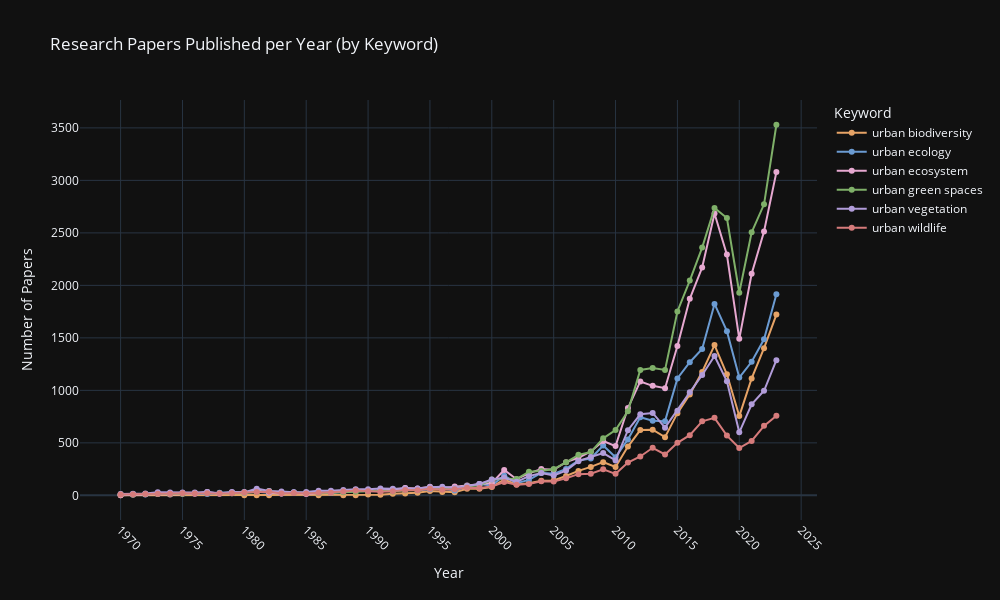

The notebook cell this image was saved under:
### Markdown cell above
We see a clear trend, where research volume quickly grows over the years. A curious data point happens around 2020, with a sharp drop in papers published, likely linked to the COVID pandemic, with numbers quickly picking up right after, following a similar slope as before.

That being said, the same trend can be observed for ecology as a whole. That is, scientific research is increasing in its totality, not only in urban environments. Although, looking at the latest data, urban research seems to be catching up, which could mean we might see just as many studies in cities as in more natural environments. Another possibility for that trend could be a result of the pandemic, where the scientific community started showing greater interest in urban environments post COVID, but that interest could decrease with time.

Although these are just guesses, and only with time we'll be able to confirm or refute either hypothesis.

### Code cell
fig = px.line(
    df_keywords,
    x='year',
    y='paper_count',
    color='search_keyword',
    color_discrete_map=color_map,
    title='Research Papers Published per Year (by Keyword)',
    markers=True,
)

fig.update_layout(
    xaxis_title='Year',
    yaxis_title='Number of Papers',
    legend_title='Keyword',
    font=dict(size=12),
    width=1000,
    height=600,
    template='plotly_dark',
    xaxis=dict(showgrid=True,
               dtick=5,
               tickangle=45),
    yaxis=dict(showgrid=True),
)

fig.show()

### Figure 1 — Plotly figure (JSON) as saved in the notebook; plotly's stock layout.template omitted (floating-point values rounded to 4 significant figures)
{"data": [{"hovertemplate": "search_keyword=urban biodiversity<br>year=%{x}<br>paper_count=%{y}<extra></extra>", "legendgroup": "urban biodiversity", "line": {"color": "#E6A366", "dash": "solid"}, "marker": {"symbol": "circle"}, "mode": "lines+markers", "name": "urban biodiversity", "orientation": "v", "showlegend": true, "type": "scatter", "x": [1970, 1980, 1981, 1982, 1986, 1988, 1989, 1990, 1991, 1992, 1993, 1994, 1995, 1996, 1997, 1998, 1999, 2000, 2001, 2002, 2003, 2004, 2005, 2006, 2007, 2008, 2009, 2010, 2011, 2012, 2013, 2014, 2015, 2016, 2017, 2018, 2019, 2020, 2021, 2022, 2023], "xaxis": "x", "y": [1, 1, 1, 1, 1, 1, 1, 8, 5, 16, 18, 26, 41, 33, 30, 63, 62, 80, 151, 103, 116, 140, 141, 184, 233, 271, 316, 270, 465, 622, 625, 554, 783, 961, 1175, 1431, 1153, 755, 1114, 1402, 1722], "yaxis": "y"}, {"hovertemplate": "search_keyword=urban ecology<br>year=%{x}<br>paper_count=%{y}<extra></extra>", "legendgroup": "urban ecology", "line": {"color": "#6B9BD2", "dash": "solid"}, "marker": {"symbol": "circle"}, "mode": "lines+markers", "name": "urban ecology", "orientation": "v", "showlegend": true, "type": "scatter", "x": [1970, 1971, 1972, 1973, 1974, 1975, 1976, 1977, 1978, 1979, 1980, 1981, 1982, 1983, 1984, 1985, 1986, 1987, 1988, 1989, 1990, 1991, 1992, 1993, 1994, 1995, 1996, 1997, 1998, 1999, 2000, 2001, 2002, 2003, 2004, 2005, 2006, 2007, 2008, 2009, 2010, 2011, 2012, 2013, 2014, 2015, 2016, 2017, 2018, 2019, 2020, 2021, 2022, 2023], "xaxis": "x", "y": [7, 15, 9, 17, 17, 18, 19, 14, 25, 28, 33, 34, 24, 18, 29, 18, 24, 24, 33, 43, 41, 43, 48, 70, 49, 59, 65, 46, 83, 109, 95, 189, 115, 147, 214, 205, 252, 333, 351, 475, 364, 533, 744, 711, 707, 1114, 1268, 1394, 1823, 1564, 1122, 1272, 1486, 1915], "yaxis": "y"}, {"hovertemplate": "search_keyword=urban ecosystem<br>year=%{x}<br>paper_count=%{y}<extra></extra>", "legendgroup": "urban ecosystem", "line": {"color": "#E6A8D0", "dash": "solid"}, "marker": {"symbol": "circle"}, "mode": "lines+markers", "name": "urban ecosystem", "orientation": "v", "showlegend": true, "type": "scatter", "x": [1970, 1971, 1972, 1973, 1974, 1975, 1976, 1977, 1978, 1979, 1980, 1981, 1982, 1983, 1984, 1985, 1986, 1987, 1988, 1989, 1990, 1991, 1992, 1993, 1994, 1995, 1996, 1997, 1998, 1999, 2000, 2001, 2002, 2003, 2004, 2005, 2006, 2007, 2008, 2009, 2010, 2011, 2012, 2013, 2014, 2015, 2016, 2017, 2018, 2019, 2020, 2021, 2022, 2023], "xaxis": "x", "y": [1, 6, 10, 13, 9, 15, 16, 31, 15, 27, 29, 49, 28, 18, 27, 12, 25, 24, 35, 53, 46, 43, 56, 71, 65, 81, 70, 84, 94, 107, 117, 242, 154, 210, 252, 243, 316, 358, 418, 518, 469, 832, 1085, 1043, 1021, 1423, 1872, 2170, 2685, 2293, 1491, 2111, 2514, 3079], "yaxis": "y"}, {"hovertemplate": "search_keyword=urban green spaces<br>year=%{x}<br>paper_count=%{y}<extra></extra>", "legendgroup": "urban green spaces", "line": {"color": "#7FB069", "dash": "solid"}, "marker": {"symbol": "circle"}, "mode": "lines+markers", "name": "urban green spaces", "orientation": "v", "showlegend": true, "type": "scatter", "x": [1970, 1971, 1972, 1973, 1974, 1975, 1976, 1977, 1978, 1979, 1980, 1981, 1982, 1983, 1984, 1985, 1986, 1987, 1988, 1989, 1990, 1991, 1992, 1993, 1994, 1995, 1996, 1997, 1998, 1999, 2000, 2001, 2002, 2003, 2004, 2005, 2006, 2007, 2008, 2009, 2010, 2011, 2012, 2013, 2014, 2015, 2016, 2017, 2018, 2019, 2020, 2021, 2022, 2023], "xaxis": "x", "y": [10, 8, 13, 16, 13, 16, 22, 20, 20, 20, 22, 32, 42, 24, 26, 25, 21, 26, 29, 35, 38, 44, 37, 48, 50, 72, 62, 66, 90, 93, 151, 157, 155, 225, 231, 250, 315, 386, 412, 543, 622, 800, 1195, 1213, 1195, 1752, 2046, 2360, 2738, 2642, 1930, 2506, 2772, 3530], "yaxis": "y"}, {"hovertemplate": "search_keyword=urban vegetation<br>year=%{x}<br>paper_count=%{y}<extra></extra>", "legendgroup": "urban vegetation", "line": {"color": "#B19CD9", "dash": "solid"}, "marker": {"symbol": "circle"}, "mode": "lines+markers", "name": "urban vegetation", "orientation": "v", "showlegend": true, "type": "scatter", "x": [1970, 1971, 1972, 1973, 1974, 1975, 1976, 1977, 1978, 1979, 1980, 1981, 1982, 1983, 1984, 1985, 1986, 1987, 1988, 1989, 1990, 1991, 1992, 1993, 1994, 1995, 1996, 1997, 1998, 1999, 2000, 2001, 2002, 2003, 2004, 2005, 2006, 2007, 2008, 2009, 2010, 2011, 2012, 2013, 2014, 2015, 2016, 2017, 2018, 2019, 2020, 2021, 2022, 2023], "xaxis": "x", "y": [14, 14, 18, 30, 28, 28, 27, 31, 20, 33, 27, 64, 41, 37, 30, 32, 45, 43, 51, 59, 57, 66, 62, 63, 65, 77, 83, 69, 88, 108, 151, 168, 129, 183, 213, 189, 236, 326, 366, 403, 333, 621, 772, 785, 645, 807, 981, 1146, 1327, 1086, 600, 867, 996, 1287], "yaxis": "y"}, {"hovertemplate": "search_keyword=urban wildlife<br>year=%{x}<br>paper_count=%{y}<extra></extra>", "legendgroup": "urban wildlife", "line": {"color": "#D67B7B", "dash": "solid"}, "marker": {"symbol": "circle"}, "mode": "lines+markers", "name": "urban wildlife", "orientation": "v", "showlegend": true, "type": "scatter", "x": [1970, 1971, 1972, 1973, 1974, 1975, 1976, 1977, 1978, 1979, 1980, 1981, 1982, 1983, 1984, 1985, 1986, 1987, 1988, 1989, 1990, 1991, 1992, 1993, 1994, 1995, 1996, 1997, 1998, 1999, 2000, 2001, 2002, 2003, 2004, 2005, 2006, 2007, 2008, 2009, 2010, 2011, 2012, 2013, 2014, 2015, 2016, 2017, 2018, 2019, 2020, 2021, 2022, 2023], "xaxis": "x", "y": [8, 11, 13, 15, 15, 19, 18, 19, 17, 19, 28, 31, 34, 18, 23, 17, 24, 25, 37, 47, 40, 35, 38, 52, 49, 64, 54, 59, 73, 70, 85, 127, 102, 109, 135, 131, 163, 202, 206, 249, 205, 312, 370, 453, 390, 500, 573, 705, 738, 569, 451, 518, 662, 758], "yaxis": "y"}], "layout": {"font": {"size": 12}, "height": 600, "legend": {"title": {"text": "Keyword"}, "tracegroupgap": 0}, "title": {"text": "Research Papers Published per Year (by Keyword)"}, "width": 1000, "xaxis": {"anchor": "y", "domain": [0, 1], "dtick": 5, "showgrid": true, "tickangle": 45, "title": {"text": "Year"}}, "yaxis": {"anchor": "x", "domain": [0, 1], "showgrid": true, "title": {"text": "Number of Papers"}}}}
